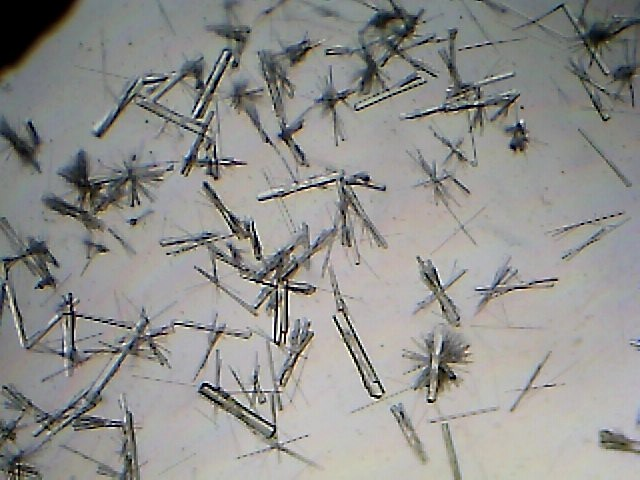
#> input picture images/9.jpg, 640 x 480 px; its folder holds only this picture in this run
$ python colorfulness.py --images images
#> lines starting #> are read from the running program, lines starting #| are printed output that depends on the picture; after the words box and inside, x2 and y2 are one past the last pixel; in counts of white or black regions, pixels touching at a corner belong together
# USAGE
# python colorfulness.py --images ukbench_sample

# import the necessary packages
from imutils import build_montages
from imutils import paths
import numpy as np
import argparse
import imutils
import cv2

def image_colorfulness(image):
	# split the image into its respective RGB components
	(B, G, R) = cv2.split(image.astype("float"))

	# compute rg = R - G
	rg = np.absolute(R - G)

	# compute yb = 0.5 * (R + G) - B
	yb = np.absolute(0.5 * (R + G) - B)

	# compute the mean and standard deviation of both `rg` and `yb`
	(rgMean, rgStd) = (np.mean(rg), np.std(rg))
	(ybMean, ybStd) = (np.mean(yb), np.std(yb))

	# combine the mean and standard deviations
	stdRoot = np.sqrt((rgStd ** 2) + (ybStd ** 2))
	meanRoot = np.sqrt((rgMean ** 2) + (ybMean ** 2))

	# derive the "colorfulness" metric and return it
	return stdRoot + (0.3 * meanRoot)

# construct the argument parse and parse the arguments
ap = argparse.ArgumentParser()
ap.add_argument("-i", "--images", required=True,
	help="path to input directory of images")
args = vars(ap.parse_args())

# initialize the results list
print("[INFO] computing colorfulness metric for dataset...")
results = []

# loop over the image paths
for imagePath in paths.list_images(args["images"]):
	# load the image, resize it (to speed up computation), and
	# compute the colorfulness metric for the image
	image = cv2.imread(imagePath)
#> image is the input picture: shape (480, 640, 3); mean B, G, R 142.2, 145.1, 145.4
	image = imutils.resize(image, width=250)
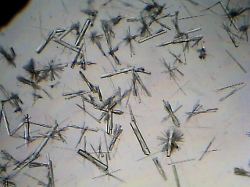
#> image: shape (187, 250, 3); mean B, G, R 142.2, 145.1, 145.4
	C = image_colorfulness(image)
#> in image_colorfulness, `(B, G, R) = cv2.split(image.astype("float"))`:
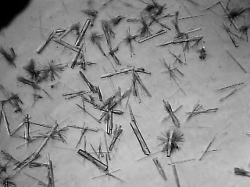
#> B: shape (187, 250) float64; min 0, max 237, mean 142.2
#> in image_colorfulness, `(B, G, R) = cv2.split(image.astype("float"))`:
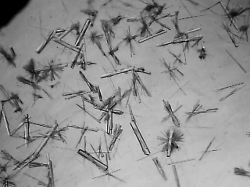
#> G: shape (187, 250) float64; min 0, max 236, mean 145.1
#> in image_colorfulness, `rg = np.absolute(R - G)`:
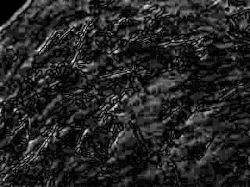
#> rg: shape (187, 250) float64; min 0, max 29, mean 4.3; drawn with min black and max white
#> in image_colorfulness, `yb = np.absolute(0.5 * (R + G) - B)`:
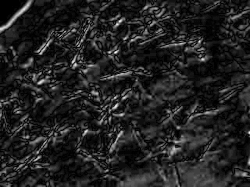
#> yb: shape (187, 250) float64; min 0, max 51.5, mean 7; drawn with min black and max white
#> in image_colorfulness, `(rgMean, rgStd) = (np.mean(rg), np.std(rg))`: rgMean = 4.29; rgStd = 3.67
#> in image_colorfulness, `(ybMean, ybStd) = (np.mean(yb), np.std(yb))`: ybMean = 6.99; ybStd = 6.33
#> in image_colorfulness, `stdRoot = np.sqrt((rgStd ** 2) + (ybStd ** 2))`: stdRoot = 7.32
#> in image_colorfulness, `meanRoot = np.sqrt((rgMean ** 2) + (ybMean ** 2))`: meanRoot = 8.2
#> C = 9.78

	# display the colorfulness score on the image
	cv2.putText(image, "{:.2f}".format(C), (40, 40),
		cv2.FONT_HERSHEY_SIMPLEX, 1.4, (0, 255, 0), 3)
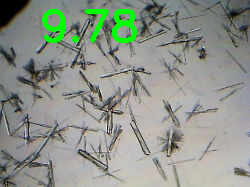
#> image: shape (187, 250, 3); 2.57% of pixels changed, all inside (x1, y1, x2, y2) = (42, 9, 137, 43)

	# add the image and colorfulness metric to the results list
	results.append((image, C))

# sort the results with more colorful images at the front of the
# list, then build the lists of the *most colorful* and *least
# colorful* images
print("[INFO] displaying results...")
results = sorted(results, key=lambda x: x[1], reverse=True)
#> results = 1 item
mostColor = [r[0] for r in results[:25]]
#> mostColor = 1 item
leastColor = [r[0] for r in results[-25:]][::-1]
#> leastColor = 1 item

# construct the montages for the two sets of images
mostColorMontage = build_montages(mostColor, (128, 128), (5, 5))
#> mostColorMontage = 1 item
leastColorMontage = build_montages(leastColor, (128, 128), (5, 5))
#> leastColorMontage = 1 item

# display the images
cv2.imshow("Most Colorful", mostColorMontage[0])
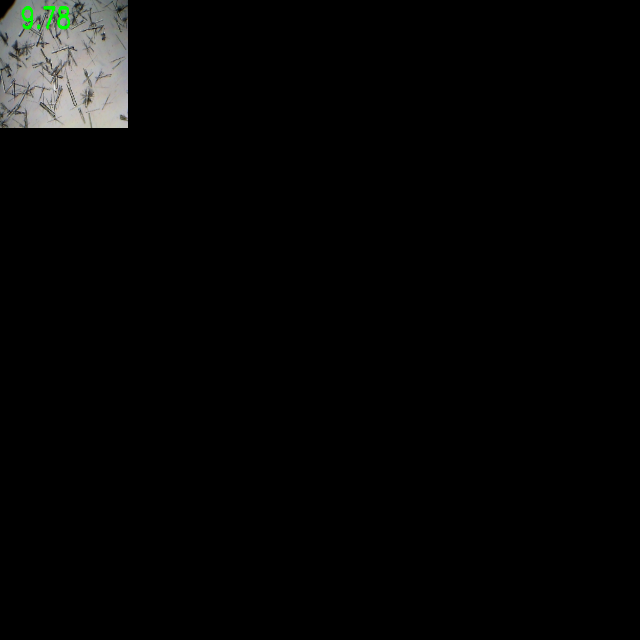
#> window 'Most Colorful': shape (640, 640, 3); mean B, G, R 5.6, 5.9, 5.7
cv2.imshow("Least Colorful", leastColorMontage[0])
cv2.waitKey(0)

$ run again, on images/Crystal2.jpg
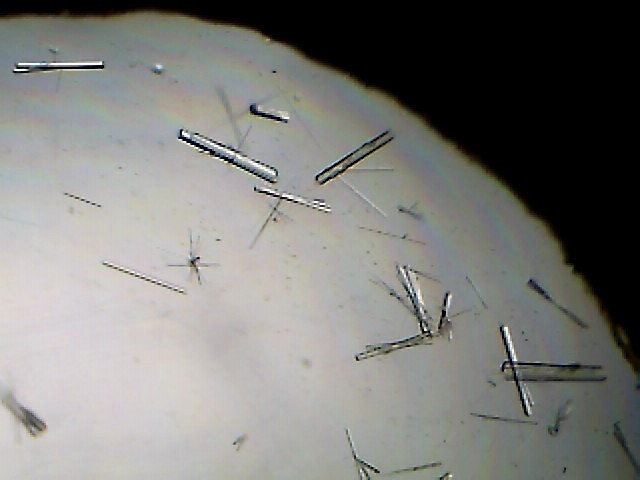
#> input picture images/Crystal2.jpg, 640 x 480 px
#> image is the input picture: shape (480, 640, 3); mean B, G, R 121.9, 125.3, 125.4
#> in image_colorfulness, `yb = np.absolute(0.5 * (R + G) - B)`:
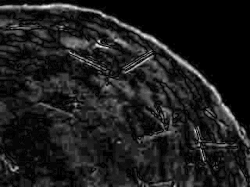
#> yb: shape (187, 250) float64; min 0, max 41.5, mean 4.9; drawn with min black and max white
#> rgMean = 3.45; rgStd = 3.36
#> ybMean = 4.86; ybStd = 5.42
#> stdRoot = 6.38
#> meanRoot = 5.95
#> C = 8.16
#> results = 1 item
#> `cv2.imshow("Most Colorful", mostColorMontage[0])`:
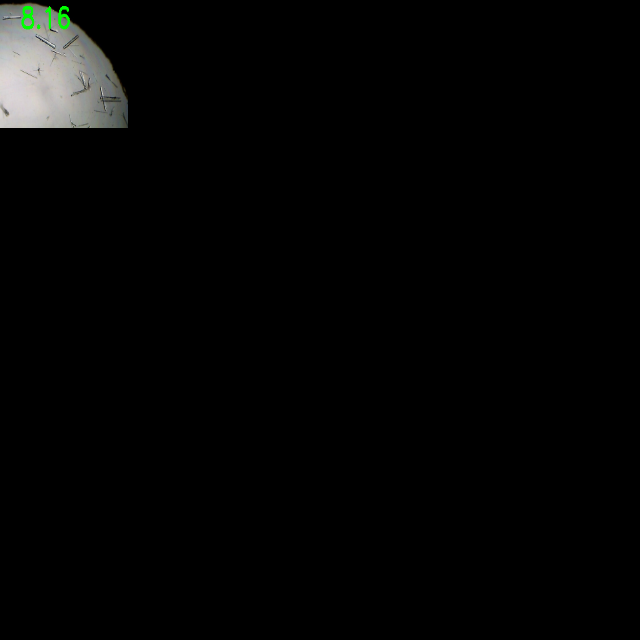
#> window 'Most Colorful': shape (640, 640, 3); mean B, G, R 4.8, 5.1, 4.9
